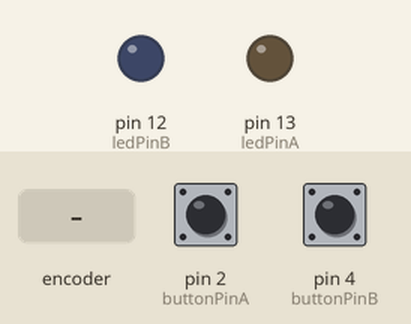
The sketch below on a simulated Arduino Uno, built with avr-gcc and run on an emulated ATmega328P. On the bench: output pins drawn as LEDs (lit = HIGH). Dashed ring = blinking. Inputs (shaded band) come from the test bench; at power-on: pin 2 (buttonPinA) LOW, pin 4 (buttonPinB) LOW.

Above: at 1.2 s.
1.3 s: rotary encoder on pin 2 (buttonPinA) / pin 4 (buttonPinB) turned 3 steps (first pin leading)
At 1.87 s:
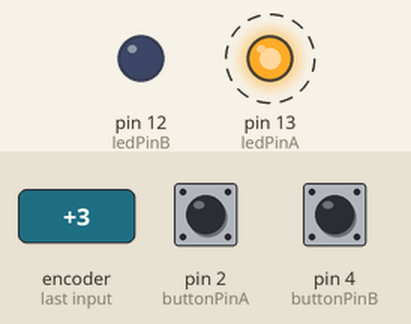
At 2.3 s:
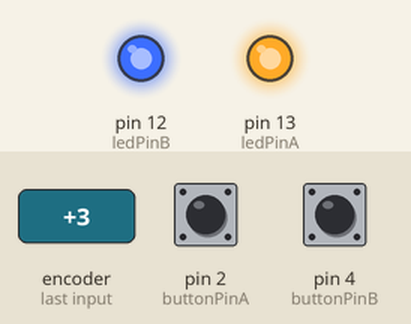
4.8 s: rotary encoder on pin 2 (buttonPinA) / pin 4 (buttonPinB) turned 1 step (first pin leading)
At 6.3 s:
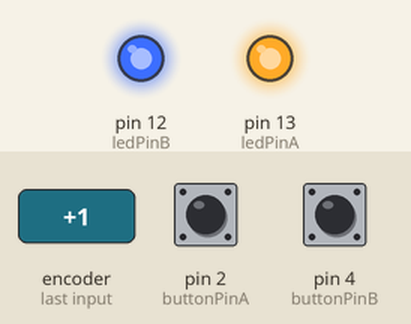
Timing chart, 0 to 7.8 s (numbered marks = the images above; inputs shaded):
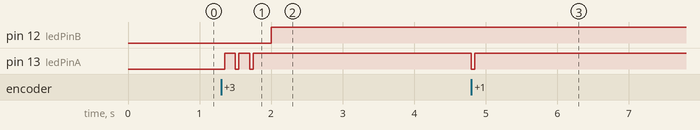

The sketch:

ex3-1.ino
```cpp
#include <TimerOne.h>

// --- A 組 (計時器中斷控制) 腳位 ---
const int buttonPinA = 2;
const int ledPinA = 13;

// --- B 組 (主迴圈輪詢控制) 腳位 ---
const int buttonPinB = 4;
const int ledPinB = 12;

void timer_int() {
  bool stateA = digitalRead(buttonPinA);
  digitalWrite(ledPinA, stateA);
}

void setup() {
  pinMode(buttonPinA, INPUT);
  pinMode(ledPinA, OUTPUT);
  pinMode(buttonPinB, INPUT);
  pinMode(ledPinB, OUTPUT);

  Timer1.initialize(50000);
  Timer1.attachInterrupt(timer_int);
}

void loop() {
  bool stateB = digitalRead(buttonPinB);
  digitalWrite(ledPinB, stateB);

  delay(1000);
}
```

Measured:
- after the input at 1.3 s, pin 12 (ledPinB): LOW → HIGH after 0.70 s; pin 13 (ledPinA): alternates HIGH for 0.15 s and LOW for 0.05 s, 5 changes in all, then stays HIGH, starting after 0.05 s
- after the input at 4.8 s, pin 13 (ledPinA): HIGH → LOW at once, → HIGH 0.05 s later
